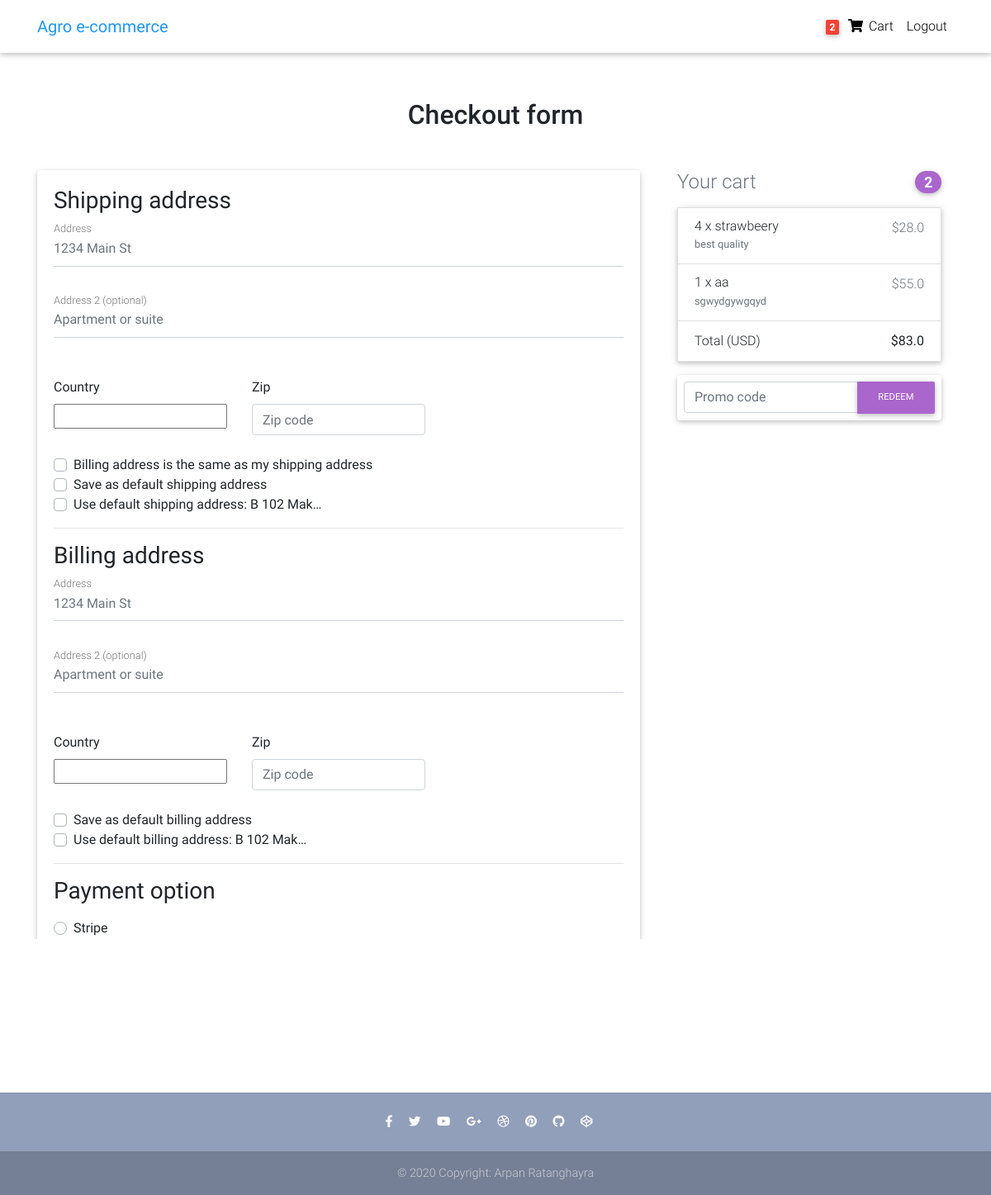
Screenshot of /checkout/ (signed in) with the database file from the repository.
### core/models.py (models this page shows, shortened)
class Order(models.Model):
    user = models.ForeignKey(settings.AUTH_USER_MODEL,
                             on_delete=models.CASCADE)
    ref_code = models.CharField(max_length=20, blank=True, null=True)
    items = models.ManyToManyField(OrderItem)
    start_date = models.DateTimeField(auto_now_add=True)
    ordered_date = models.DateTimeField()
    ordered = models.BooleanField(default=False)
    shipping_address = models.ForeignKey(
        'Address', related_name='shipping_address', on_delete=models.SET_NULL, blank=True, null=True)
    billing_address = models.ForeignKey(
        'Address', related_name='billing_address', on_delete=models.SET_NULL, blank=True, null=True)
    payment = models.ForeignKey(
        'Payment', on_delete=models.SET_NULL, blank=True, null=True)
    coupon = models.ForeignKey(
        'Coupon', on_delete=models.SET_NULL, blank=True, null=True)
    being_delivered = models.BooleanField(default=False)
    received = models.BooleanField(default=False)
    refund_requested = models.BooleanField(default=False)
    refund_granted = models.BooleanField(default=False)
    '''
    1. Item added to cart
    2. Adding a billing address
    (Failed checkout)
    3. Payment
    (Preprocessing, processing, packaging etc.)
    4. Being delivered
    5. Received
    6. Refunds
    '''
    def get_total(self):
        total = 0
        for order_item in self.items.all():
            total += order_item.get_final_price()
        if self.coupon:
            total -= self.coupon.amount
        return total

class Address(models.Model):
    user = models.ForeignKey(settings.AUTH_USER_MODEL,
                             on_delete=models.CASCADE)
    street_address = models.CharField(max_length=100)
    apartment_address = models.CharField(max_length=100)
    country = CountryField(multiple=False)
    zip = models.CharField(max_length=100)
    address_type = models.CharField(max_length=1, choices=ADDRESS_CHOICES)
    default = models.BooleanField(default=False)
    class Meta:
        verbose_name_plural = 'Addresses'

class OrderItem(models.Model):
    user = models.ForeignKey(settings.AUTH_USER_MODEL,
                             on_delete=models.CASCADE)
    ordered = models.BooleanField(default=False)
    item = models.ForeignKey(Item, on_delete=models.CASCADE)
    quantity = models.IntegerField(default=1)
    def get_total_item_price(self):
        return self.quantity * self.item.price
    def get_total_discount_item_price(self):
        return self.quantity * self.item.discount_price
    def get_final_price(self):
        if self.item.discount_price:
            return self.get_total_discount_item_price()
        return self.get_total_item_price()

class Item(models.Model):
    title = models.CharField(max_length=100)
    price = models.FloatField()
    discount_price = models.FloatField(blank=True, null=True)
    category = models.CharField(choices=CATEGORY_CHOICES, max_length=2)
    label = models.CharField(choices=LABEL_CHOICES, max_length=1)
    slug = models.SlugField()
    description = models.TextField()
    image = models.ImageField()

### core/views.py (the view, shortened to what this page needs)
# urls.py: path('checkout/', CheckoutView.as_view(), name='checkout'),
class CheckoutView(View):
    def get(self, *args, **kwargs):
        try:
            order = Order.objects.get(user=self.request.user, ordered=False)
            form = CheckoutForm()
            context = {
                'form': form,
                'couponform': CouponForm(),
                'order': order,
                'DISPLAY_COUPON_FORM': True
            }
            shipping_address_qs = Address.objects.filter(
                user=self.request.user,
                address_type='S',
                default=True
            )
            if shipping_address_qs.exists():
                context.update(
                    {'default_shipping_address': shipping_address_qs[0]})
            billing_address_qs = Address.objects.filter(
                user=self.request.user,
                address_type='B',
                default=True
            )
            if billing_address_qs.exists():
                context.update(
                    {'default_billing_address': billing_address_qs[0]})
            return render(self.request, "checkout.html", context)
        except ObjectDoesNotExist:
            messages.info(self.request, "You do not have an active order")
            return redirect("core:checkout")

### core/forms.py
class CheckoutForm(forms.Form):
    shipping_address = forms.CharField(required=False)
    shipping_address2 = forms.CharField(required=False)
    shipping_country = CountryField(blank_label='(select country)').formfield(
        required=False,
        widget=CountrySelectWidget(attrs={
            'class': 'custom-select d-block w-100',
        }))
    shipping_zip = forms.CharField(required=False)
    billing_address = forms.CharField(required=False)
    billing_address2 = forms.CharField(required=False)
    billing_country = CountryField(blank_label='(select country)').formfield(
        required=False,
        widget=CountrySelectWidget(attrs={
            'class': 'custom-select d-block w-100',
        }))
    billing_zip = forms.CharField(required=False)
    same_billing_address = forms.BooleanField(required=False)
    set_default_shipping = forms.BooleanField(required=False)
    use_default_shipping = forms.BooleanField(required=False)
    set_default_billing = forms.BooleanField(required=False)
    use_default_billing = forms.BooleanField(required=False)
    payment_option = forms.ChoiceField(
        widget=forms.RadioSelect, choices=PAYMENT_CHOICES)

class CouponForm(forms.Form):
    code = forms.CharField(widget=forms.TextInput(attrs={
        'class': 'form-control',
        'placeholder': 'Promo code',
        'aria-label': 'Recipient\'s username',
        'aria-describedby': 'basic-addon2'
    }))

### core/templatetags/cart_template_tags.py (called while the page is built)
@register.filter
def cart_item_count(user):
    if user.is_authenticated:
        qs = Order.objects.filter(user=user, ordered=False)
        if qs.exists():
            return qs[0].items.count()
    return 0

### templates/checkout.html (shortened to what this page needs)
{% extends "base.html" %}
{% load crispy_forms_tags %}
{% block content %}
  <main >
    <div class="container wow fadeIn">
      <h2 class="my-5 h2 text-center">Checkout form</h2>
      <div class="row">
        <div class="col-md-8 mb-4">
          <div class="card">
            <form method="POST" class="card-body">
              <h3>Shipping address</h3>
              <div class='hideable_shipping_form'>
                <div class="md-form mb-5">
                  <input type='text' placeholder='1234 Main St' id='shipping_address' name='shipping_address' class='form-control' />
                  <label for="shipping_address" class="">Address</label>
                </div>
                <div class="md-form mb-5">
                  <input type='text' placeholder='Apartment or suite' id='shipping_address2' name='shipping_address2' class='form-control' />
                  <label for="shipping_address2" class="">Address 2 (optional)</label>
                </div>
                <div class="row">
                  <div class="col-lg-4 col-md-12 mb-4">
                    <label for="country">Country</label>
                    {{ form.shipping_country }}
                  </div>
                  <div class="col-lg-4 col-md-6 mb-4">
                    <label for="shipping_zip">Zip</label>
                    <input type='text' placeholder='Zip code' id='shipping_zip' name='shipping_zip' class='form-control' />
                  </div>
                </div>
                <div class="custom-control custom-checkbox">
                  <label class="custom-control-label" for="same_billing_address">Billing address is the same as my shipping address</label>
                </div>
                <div class="custom-control custom-checkbox">
                  <label class="custom-control-label" for="set_default_shipping">Save as default shipping address</label>
                </div>
              </div>
              {% if default_shipping_address %}
              <div class="custom-control custom-checkbox">
                <label class="custom-control-label" for="use_default_shipping">Use default shipping address: {{ default_shipping_address.street_address|truncatechars:10 }}</label>
              </div>
              {% endif %}
              <hr>
              <h3>Billing address</h3>
              <div class='hideable_billing_form'>
                <div class="md-form mb-5">
                  <input type='text' placeholder='1234 Main St' id='billing_address' name='billing_address' class='form-control' />
                  <label for="billing_address" class="">Address</label>
                </div>
                <div class="md-form mb-5">
                  <input type='text' placeholder='Apartment or suite' id='billing_address2' name='billing_address2' class='form-control' />
                  <label for="billing_address2" class="">Address 2 (optional)</label>
                </div>
                <div class="row">
                  <div class="col-lg-4 col-md-12 mb-4">
                    <label for="country">Country</label>
                    {{ form.billing_country }}
                  </div>
                  <div class="col-lg-4 col-md-6 mb-4">
                    <label for="billing_zip">Zip</label>
                    <input type='text' placeholder='Zip code' id='billing_zip' name='billing_zip' class='form-control' />
                  </div>
                </div>
                <div class="custom-control custom-checkbox">
                  <label class="custom-control-label" for="set_default_billing">Save as default billing address</label>
                </div>
              </div>
              {% if default_billing_address %}
              <div class="custom-control custom-checkbox">
                <label class="custom-control-label" for="use_default_billing">Use default billing address: {{ default_billing_address.street_address|truncatechars:10 }}</label>
              </div>
              {% endif %}
              <hr>
              <h3>Payment option</h3>
              <div class="d-block my-3">
                {% for value, name in form.fields.payment_option.choices %}
                <div class="custom-control custom-radio">
                  <label class="custom-control-label" for="{{ name }}">{{ name }}</label>
                </div>
                {% endfor %}
              </div>
              <hr class="mb-4">
              <button class="btn btn-primary btn-lg btn-block" type="submit">Continue to checkout</button>
            </form>
          </div>
        </div>
        <div class="col-md-4 mb-4">
          {% include "order_snippet.html" %}
        </div>
      </div>
    </div>
  </main>
{% endblock content %}

### templates/navbar.html (shortened to what this page needs)
{% load cart_template_tags %}
<nav class="navbar fixed-top navbar-expand-lg navbar-light white scrolling-navbar">
  <div class="container">
    <a class="navbar-brand waves-effect" href="/">
      <strong class="blue-text">Agro e-commerce</strong>
    </a>
    <div class="collapse navbar-collapse" id="navbarSupportedContent">
      <ul class="navbar-nav nav-flex-icons">
        {% if request.user.is_authenticated %}
        <li class="nav-item">
          <a href="{% url 'core:order-summary' %}" class="nav-link waves-effect">
            <span class="badge red z-depth-1 mr-1"> {{ request.user|cart_item_count }} </span>
            <i class="fas fa-shopping-cart"></i>
            <span class="clearfix d-none d-sm-inline-block"> Cart </span>
          </a>
        </li>
        <li class="nav-item">
          <a class="nav-link waves-effect" href="{% url 'account_logout' %}">
            <span class="clearfix d-none d-sm-inline-block"> Logout </span>
          </a>
        </li>
        {% endif %}
      </ul>
    </div>
  </div>
</nav>

### templates/order_snippet.html (shortened to what this page needs)
<div class="col-md-12 mb-4">
    <h4 class="d-flex justify-content-between align-items-center mb-3">
    <span class="text-muted">Your cart</span>
    <span class="badge badge-secondary badge-pill">{{ order.items.count }}</span>
    </h4>
    <ul class="list-group mb-3 z-depth-1">
    {% for order_item in order.items.all %}
    <li class="list-group-item d-flex justify-content-between lh-condensed">
        <div>
        <h6 class="my-0">{{ order_item.quantity }} x {{ order_item.item.title}}</h6>
        <small class="text-muted">{{ order_item.item.description}}</small>
        </div>
        <span class="text-muted">${{ order_item.get_final_price }}</span>
    </li>
    {% endfor %}
    <li class="list-group-item d-flex justify-content-between">
        <span>Total (USD)</span>
        <strong>${{ order.get_total }}</strong>
    </li>
    </ul>
    {% if DISPLAY_COUPON_FORM %}
    <form class="card p-2" action="{% url 'core:add-coupon' %}" method="POST">
        <div class="input-group">
            {{ couponform.code }}
            <div class="input-group-append">
            <button class="btn btn-secondary btn-md waves-effect m-0" type="submit">Redeem</button>
            </div>
        </div>
    </form>
    {% endif %}
</div>

### templates/base.html (style rules this page uses)
html, body, header, .carousel { height: 60vh; }

### rows the page displays
Address: street_address "B 102 Mak…"
Address: street_address "B 102 Mak…"
Order: items.count "2", get_total "83.0"
OrderItem: quantity "4", item "strawbeery", item.description "best quality", get_final_price "28.0"
OrderItem: quantity "1", item "aa", item.description "sgwydgywgqyd", get_final_price "55.0"

### other values shown
{{ request.user|cart_item_count }} "2"
{{ name }} "Stripe"
